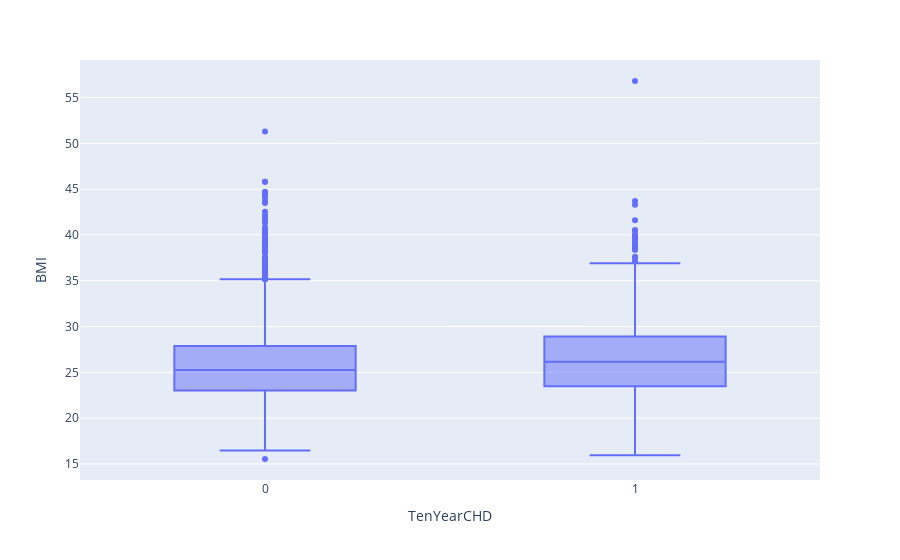

Notebook source saved alongside this figure:
### Code cell
px.box(data_frame= df , x='TenYearCHD' , y='BMI')

### Figure 1 — Plotly figure (JSON) as saved in the notebook; plotly's stock layout.template omitted (floating-point values rounded to 4 significant figures; data arrays with more than 128 entries replaced by an {"elided": "..."} marker saying what was removed)
{"data": [{"alignmentgroup": "True", "hovertemplate": "TenYearCHD=%{x}<br>BMI=%{y}<extra></extra>", "legendgroup": "", "marker": {"color": "#636efa"}, "name": "", "notched": false, "offsetgroup": "", "orientation": "v", "showlegend": false, "type": "box", "x": {"elided": "4240 int values"}, "x0": " ", "xaxis": "x", "y": {"elided": "4240 float values"}, "y0": " ", "yaxis": "y"}], "layout": {"boxmode": "group", "legend": {"tracegroupgap": 0}, "margin": {"t": 60}, "xaxis": {"anchor": "y", "domain": [0, 1], "title": {"text": "TenYearCHD"}}, "yaxis": {"anchor": "x", "domain": [0, 1], "title": {"text": "BMI"}}}}
